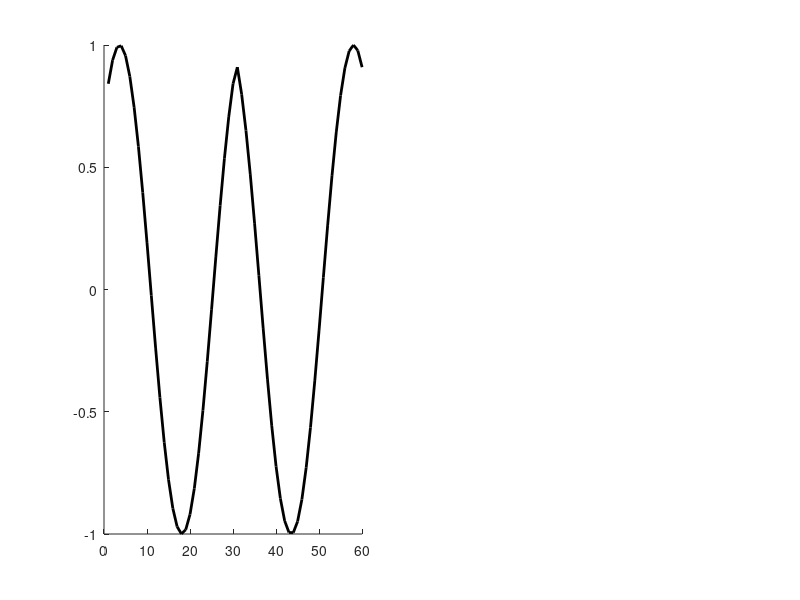

MATLAB code to generate this figure: (Note: this script raises an error after producing the figure.)
clear;

%% Set parameters

T = 20; % time points
N = 30; % data points (neurons)
sigma_data = 0.3; % noise on data
D = sigma_data^2 * eye(N); % noise covariance on data
diagD = diag(D);
L = 2; % number of latents
% Each of the following: one for each L
sigma_f = 0 * ones(L, 1);
sigma_x = .5 * ones(L, 1);
tau = 5 * ones(L, 1);

% Fraction of missing (nan) data
datadrop = 0;

%% Generate ground truth

times = linspace(0, 10, T); % Time points equi-spaced

for l=L:-1:1
C_gt(:,l) = sin(linspace(0, 2 * pi, N) + l)'; % Loadings
mu(:,l) = zeros(T, 1);
K{l} = sigma_x(l)^2 * exp(-(times' - times).^2 / tau(l)) + sigma_f(l)^2 * eye(T);
x_true(:,l) = mvnrnd(mu(:,l), K{l});
end

% Data is size [T x N]
data = x_true * C_gt' + mvnrnd(zeros(T, N), D);

data(rand(size(data)) < datadrop) = nan;

%% Run EM

% K defines cov across time for each latent
Kfull = blkdiag(K{:});

% Initialize C to a random guess
C = randn(size(C_gt)) * .1;

iters = 1000;
plotevery = 100;
iplot = 1:plotevery:iters;
Q = zeros(1, iters);

crange = linspace(0, 1, length(iplot))';
colors = [crange zeros(size(crange)) flipud(crange)];
figure;
subplot(1,2,1);
hold on;
plot(C_gt(:), 'Color', 'k', 'LineWidth', 2);
j = 1;
for itr=1:iters
    [mu, cov] = inferX(data, diagD, C, Kfull);
    C = mStep(data, mu, cov);
    if any(iplot == itr)
        h(j) = plot(C(:), 'Color', colors(j, :));
        j = j + 1;
    end
    Q(itr) = logLikelihoodEstimate(data, diagD, C, Kfull);
end
legend(h([1 end]), {'init', 'end'});

subplot(1,2,2);
plot(Q);
xlabel('iteration');
ylabel('Q (log likelihood lower bound');